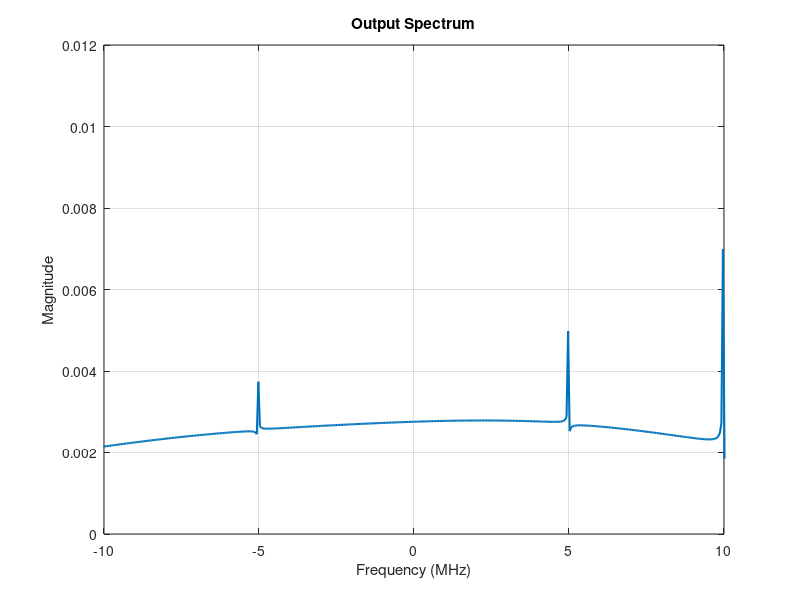

Source code (MATLAB):
clc;
clear;
close all;

%% -------------------------------
% Number of samples / Time
%% -------------------------------
% FIX 1: Increased T to give the FFT enough data for high resolution
T = 1e-4; 

%% -------------------------------
% Sampling rates
%% -------------------------------
Fs1 = 10e6;   % RAM1
Fs2 = 15e6;   % RAM2
Fs3 = 20e6;   % RAM3
Fs = 60e6;

%% -------------------------------
% Time vectors
%% -------------------------------
% FIX 2: Added transpose (') to make these column vectors for the timetable
t1 = (0:1/Fs1:T)';
t2 = (0:1/Fs2:T)';
t3 = (0:1/Fs3:T)';

%% -------------------------------
% Generate complex signals
% Keep freq within bandwidth
%% -------------------------------
% RAM1: BW = 2 MHz → choose 1 MHz tone
f1 = 1e6;
x1 = exp(1j*2*pi*f1*t1);

% RAM2: BW = 4 MHz → choose 2 MHz tone
f2 = 2e6;
x2 = exp(1j*2*pi*f2*t2);

% RAM3: BW = 6 MHz → choose 3 MHz tone
f3 = 3e6;
x3 = exp(1j*2*pi*f3*t3);

x1_up = upsample(x1,6);
x2_up = upsample(x2,4);
x3_up = upsample(x3,3);

h1 = firpm(20,[0 2*f1/Fs 2*f1/Fs+0.01 1], [1 1 0 0], [1 10]);
h2 = firpm(20,[0 2*f2/Fs 2*f2/Fs+0.01 1], [1 1 0 0], [1 10]);
h3 = firpm(20,[0 2*f3/Fs 2*f3/Fs+0.01 1], [1 1 0 0], [1 10]);

y1 = downsample(filtfilt(h1,1,x1_up),5);
y2 = downsample(filtfilt(h2,1,x2_up),5);
y3 = downsample(filtfilt(h3,1,x3_up),5);
olen = min([length(y1) length(y2) length(y3)]);
y1 = y1(1:olen);
y2 = y2(1:olen);
y3 = y3(1:olen);

y = y1 + y2 + y3;

y = y(:);                     % ensure column vector
L = length(y);                % number of samples

% FFT
Y = fftshift(fft(y));

% Amplitude normalization
P = abs(Y) / L;

% Frequency axis (two-sided)
f = linspace(-Fs/2, Fs/2 - Fs/L, L);

% Plot
figure;
plot(f/1e6, P, 'LineWidth', 1.5);
xlabel('Frequency (MHz)');
ylabel('Magnitude');
title('Output Spectrum');
grid on;

% Optional zoom (since your tones are within ~±5 MHz)
xlim([-10 10]);
